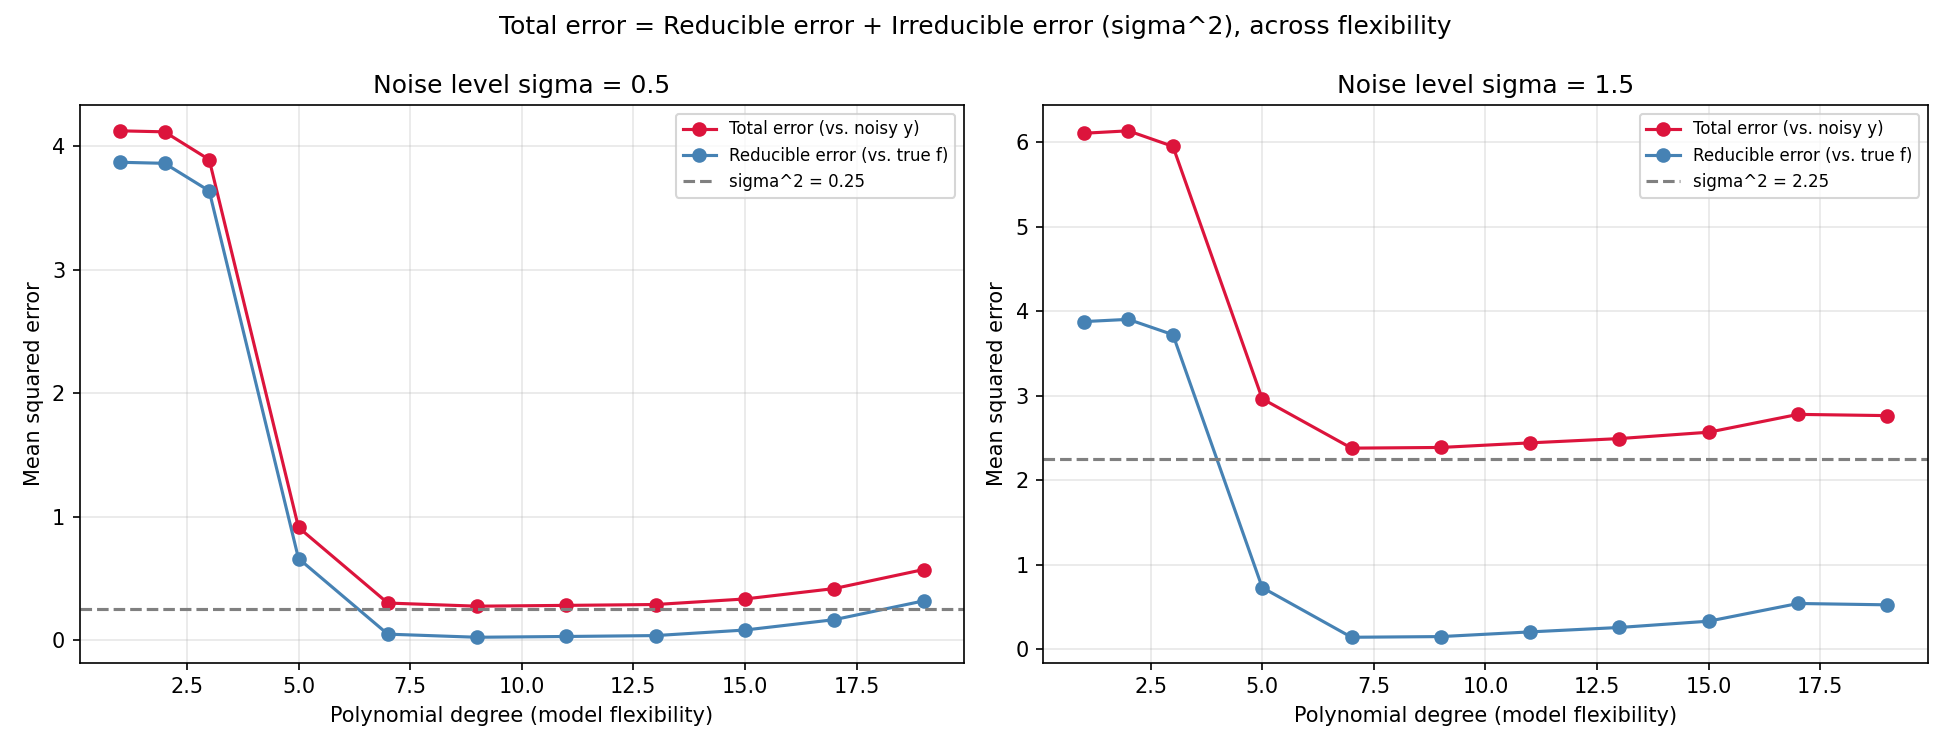

The script that saved this image:
"""
Isolating the Irreducible Error Floor in Function Approximation
=================================================================

Extension of Unit 1, Module 1 (Function Approximation): Y = f(X) + eps.

The module explains that prediction error splits into a REDUCIBLE piece
(how far your model f_hat is from the true f) and an IRREDUCIBLE piece
(the noise variance, sigma^2, which no model can ever fit away). In real
data you can never actually see this split, because you never know the
true f.

This script sidesteps that limitation: it defines its own ground-truth
function f(x), generates noisy data from it, fits polynomial models of
increasing flexibility, and evaluates each fit two different ways:

  1. Against the NOISY test targets  -> total error   (reducible + irreducible)
  2. Against the TRUE noiseless f(x) -> reducible error only

The gap between those two curves should hover right around sigma^2,
regardless of model flexibility, while the reducible-error curve should
dip (better fit) and then rise again (overfitting) as flexibility grows.
The experiment is repeated at two noise levels to show the floor moves
with sigma^2, but the shape of the reducible-error curve does not.
"""

import numpy as np
import matplotlib.pyplot as plt
from sklearn.linear_model import LinearRegression
from sklearn.preprocessing import PolynomialFeatures, StandardScaler
from sklearn.pipeline import make_pipeline

RNG = np.random.default_rng(seed=42)


def true_function(x):
    """Ground-truth f(x): a nonlinear signal with a trend and a wiggle."""
    return 3 * np.sin(1.3 * x) + 0.5 * x


def make_dataset(n, sigma, rng):
    """Draw n noisy (x, y) samples from y = f(x) + eps, eps ~ N(0, sigma^2)."""
    x = rng.uniform(0, 10, size=n)
    noise = rng.normal(0, sigma, size=n)
    y = true_function(x) + noise
    return x, y


def fit_polynomial(x_train, y_train, degree):
    """
    Fit an OLS polynomial regression of the given degree.

    Raw powers of x (x^15, x^20, ...) get numerically huge on this scale
    and make (X^T X) ill-conditioned, which produces error blowups that
    reflect numerical instability rather than genuine overfitting. Scaling
    the polynomial features first keeps the comparison fair across degrees
    so the resulting curve reflects statistical overfitting, not arithmetic.
    """
    model = make_pipeline(
        PolynomialFeatures(degree),
        StandardScaler(),
        LinearRegression(),
    )
    model.fit(x_train.reshape(-1, 1), y_train)
    return model


def run_experiment(sigma, degrees, n_train=150, n_test=5000, n_trials=30, rng=RNG):
    """
    For each polynomial degree, repeat n_trials times:
      - draw a fresh noisy training set,
      - fit a polynomial of that degree,
      - evaluate on a large fresh test set both against noisy y and true f(x).
    Average the two MSEs over trials to smooth out sampling noise.
    """
    total_error = np.zeros(len(degrees))
    reducible_error = np.zeros(len(degrees))

    # One large, fixed test grid reused across trials for a stable comparison
    x_test = np.linspace(0, 10, n_test)
    f_true_test = true_function(x_test)

    for trial in range(n_trials):
        x_train, y_train = make_dataset(n_train, sigma, rng)
        # fresh noisy test targets each trial, so "total error" reflects
        # genuinely new noise draws, not the same noise reused
        y_test_noisy = f_true_test + rng.normal(0, sigma, size=n_test)

        for i, d in enumerate(degrees):
            model = fit_polynomial(x_train, y_train, d)
            preds = model.predict(x_test.reshape(-1, 1))

            total_error[i] += np.mean((y_test_noisy - preds) ** 2)
            reducible_error[i] += np.mean((f_true_test - preds) ** 2)

    return total_error / n_trials, reducible_error / n_trials


def main():
    degrees = [1, 2, 3, 5, 7, 9, 11, 13, 15, 17, 19]
    sigma_levels = [0.5, 1.5]

    fig, axes = plt.subplots(1, len(sigma_levels), figsize=(13, 5), sharey=False)

    for ax, sigma in zip(axes, sigma_levels):
        total_err, reducible_err = run_experiment(sigma, degrees)

        ax.plot(degrees, total_err, "o-", color="crimson", label="Total error (vs. noisy y)")
        ax.plot(degrees, reducible_err, "o-", color="steelblue", label="Reducible error (vs. true f)")
        ax.axhline(sigma ** 2, color="gray", linestyle="--", label=f"sigma^2 = {sigma**2:.2f}")

        ax.set_title(f"Noise level sigma = {sigma}")
        ax.set_xlabel("Polynomial degree (model flexibility)")
        ax.set_ylabel("Mean squared error")
        ax.legend(fontsize=8)
        ax.grid(alpha=0.3)

        # Print the numeric gap as evidence, not just a visual claim
        gap = total_err - reducible_err
        print(f"\n--- sigma = {sigma} (sigma^2 = {sigma**2:.3f}) ---")
        for d, t, r, g in zip(degrees, total_err, reducible_err, gap):
            print(f"degree={d:>2}  total={t:6.3f}  reducible={r:6.3f}  gap={g:6.3f}")

    plt.suptitle("Total error = Reducible error + Irreducible error (sigma^2), across flexibility")
    plt.tight_layout()
    plt.savefig("irreducible_error_floor.png", dpi=150)
    print("\nSaved plot to irreducible_error_floor.png")


if __name__ == "__main__":
    main()
